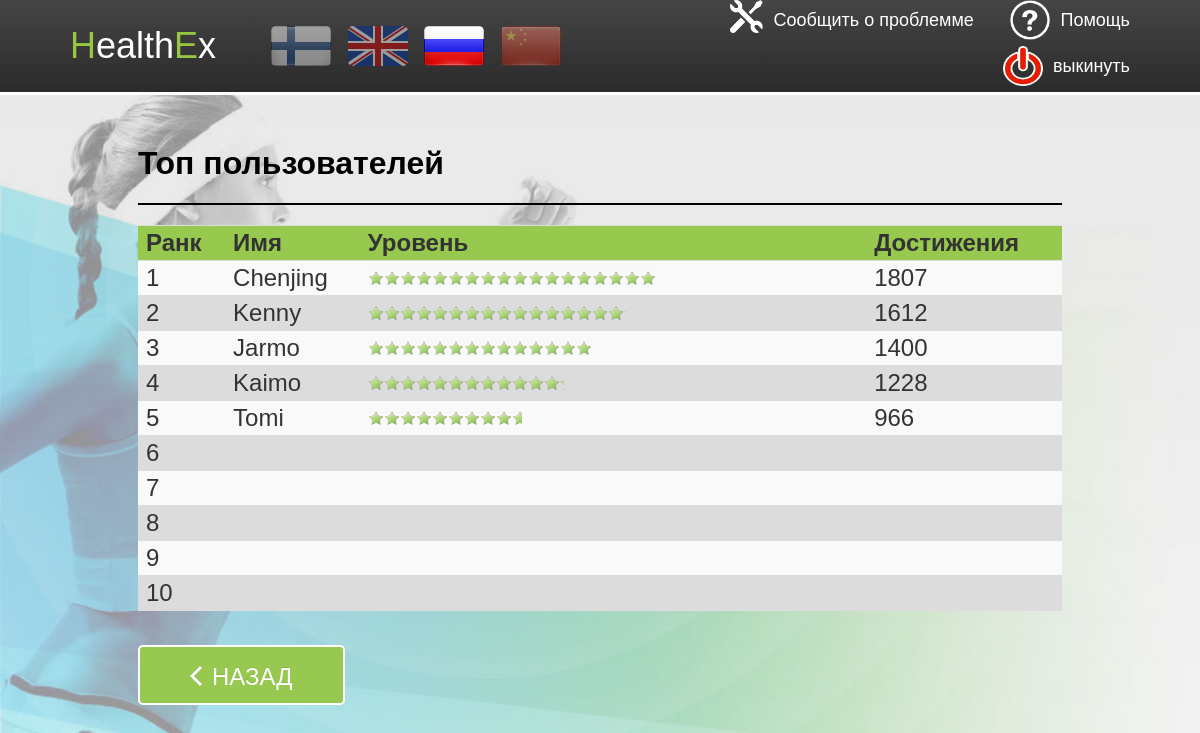
Page /kiosk/rank.php?lang=ru on the committed database.
### tables this page shows
CREATE TABLE IF NOT EXISTS `user` (
`id` int(11) NOT NULL,
  `uid` int(11) NOT NULL,
  `name` varchar(20) NOT NULL,
  `pass` varchar(20) NOT NULL,
  `email` varchar(30) NOT NULL,
  `gender` varchar(4) NOT NULL,
  `age` int(11) NOT NULL,
  `gravatar` varchar(20) NOT NULL,
  `language` varchar(10) NOT NULL,
  `experience` int(11) NOT NULL,
  `status` varchar(50) NOT NULL,
  `scores` int(11) NOT NULL
);

### kiosk/rank.php (the view, shortened to what this page needs)
<?php
	include( dirname(__FILE__) . '/header.php' );
	$query = "SELECT * FROM `user` order by scores desc limit 10";
	$result = mysqli_query( $db, $query );
	$row = array();
	while($r = mysqli_fetch_assoc($result)){
			$row[] = $r;
	};
?>
<div class="wrapper">
	<div class="content">
		<div class="heading">
			<h1 class=""><?=RANK_TOP_USERS?></h1>
		</div>
		<div class="body">
			<table width="100%" cellpadding="0" cellspacing="1" id="ranktable">
				<thead>
					<tr class="ranktitle"><th><?=RANK_RANK?></th><th><?=RANK_NAME?></th><th><?=RANK_STAR_LEVEL?></th><th><?=RANK_SCORES?></th></tr>
				</thead>
				<tbody>
				<?php
					$length = count($row);
					for($i=0;$i<10;$i++){
						if($i%2){
							echo '<tr class="rankitem2"><td>';
						}else{
							echo '<tr class="rankitem"><td>';
						};
						if( $i<$length ){
							$width = $row[$i]['scores'] * 16 / 100;
							$num = $i+1;
							echo $num.'</td><td>'.$row[$i]['name'].'</td><td><div class ="starbox"><div class="star" style = "width:'.$width.'px"></div></td><td>'.$row[$i]['scores'].'</td></tr>';
						}else{
							$num = $i+1;
							echo $num.'</td><td></td><td><div class ="starbox"><div class="star" style = "width:0px"></div></td><td></td></tr>';
						}
					}
				?>
					<tr><td colspan="4" height="20">&nbsp;</td></tr>
					<tr>
					   <td colspan="4" style="padding:0;border:none;">
					   	<button class="btn prev" onclick="javascript:history.go(-1);"><?=BACK?></button>
					   </td>
					</tr>
					</tbody>
			</table>
	   </div>
	</div>
</div>
</body></html>

### interface/styles/kiosk-main.css (style rules this page uses)
html { width: 100%; height: 100%; }
div { border: 0px solid red; }

### interface/styles/rank.css (style rules this page uses)
table#ranktable { border-collapse: collapse; border-spacing: 0; border-color: gray; color: #333; }
table#ranktable thead { display: table-header-group; vertical-align: middle; border-color: inherit; }
table#ranktable th { font-weight: bold; vertical-align: bottom; }
table#ranktable th, table#ranktable td { padding: 8px; line-height: 18px; border-top: 1px solid #DDD; text-align: left; }
table#ranktable tbody { display: table-row-group; vertical-align: middle; border-color: inherit; }
table#ranktable tr.ranktitle { background-color: #97C94E; }
table#ranktable tr.rankitem { background-color: #F9F9F9; }
table#ranktable tr.rankitem2 { background-color: #DCDCDC; }
table#ranktable div.starbox { height: 16px; width: 400px; }
table#ranktable div.star { background-image: url("../pictures/star.png"); background-repeat: repeat-x; height: 16px; }

### interface/styles/yini.css (style rules this page uses)
* { box-sizing: border-box; }
html, body { font-family: Airal, sans-serif; font-size: 24px; padding: 0; margin: 0; }
body { background: url('../pictures/bg3.jpg') center 80px no-repeat; background-size: cover; }
h1, h2, h3, h4, h5, h6 { margin-top: 0; font-family: Arial, sans-serif; }
h1 { font-size: 32px; }
.content { width: 924px; margin: 0 auto; padding: 50px 0 0; }
.heading { border-bottom: 2px solid #000; }
.body { padding: 20px 0; }
.btn { border: 2px solid #fff; background: #97c950; color: #fff; text-align: center; text-transform: uppercase; text-shadow: 0 -1px 0 #88b547; border-radius: 5px; -webkit-border-radius: 5px; -moz-border-radius: 5px; padding: 10px 50px; height: 60px; line-height: 40px; font-size: 24px; position: relative; }
.btn.prev { padding-left: 72px; }
.btn:before { content: ''; display: block; position: absolute; top: 18px; width: 12px; height: 21px; }
.btn.prev:before { background: url('../pictures/arrow-white-left.png') no-repeat; left: 50px; }

### rows in the picture
user: num "1", name "Chenjing", scores "1807"
user: num "2", name "Kenny", scores "1612"
user: num "3", name "Jarmo", scores "1400"
user: num "4", name "Kaimo", scores "1228"
user: num "5", name "Tomi", scores "966"

### other values in the picture
REPORT_PROBLEM "Сообщить о проблемме"
HELP "Помощь"
LOGOUT "выкинуть"
RANK_TOP_USERS "Топ пользователей"
RANK_RANK "Ранк"
RANK_NAME "Имя"
RANK_STAR_LEVEL "Уровень"
RANK_SCORES "Достижения"
$num "6"
$num "7"
$num "8"
$num "9"
$num "10"
BACK "НАЗАД"
